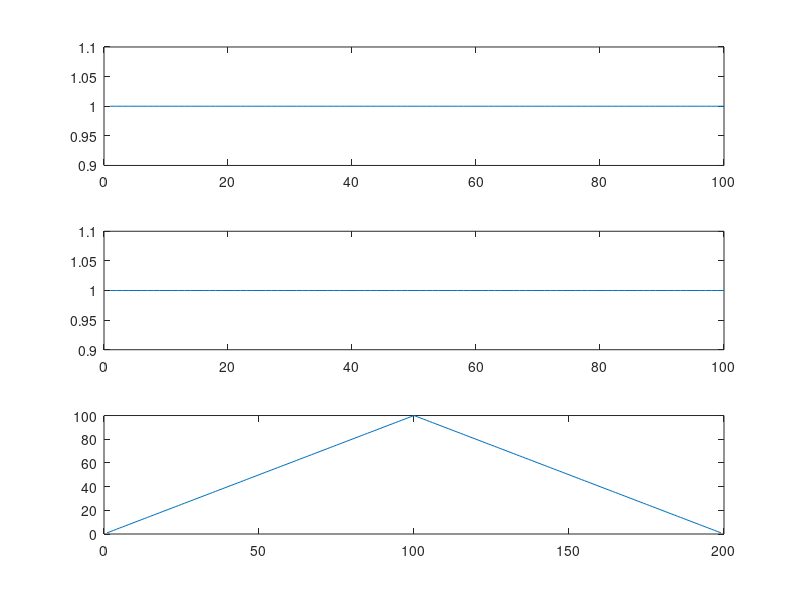

This chart was generated by the following MATLAB code:
%To prove convolution of 2 rectangular function 
%will result in a triangular function
clc
clear all
close all
%Step 1: Generate two rectangular functions
x1=ones(1,100);
x2=ones(1,100);
y=conv(x1,x2);
subplot(3,1,1),plot(x1),
subplot(3,1,2),plot(x2),
subplot(3,1,3),plot(y),